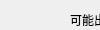
          <widget class="QWidget" name="step2_page2">
           <property name="geometry">
            <rect>
             <x>0</x>
             <y>0</y>
             <width>100</width>
             <height>30</height>
            </rect>
           </property>
           <attribute name="label">
            <string>解法公式 &lt;---</string>
           </attribute>
           <widget class="QLabel" name="step2_page2_label3">
            <property name="geometry">
             <rect>
              <x>10</x>
              <y>170</y>
              <width>441</width>
              <height>21</height>
             </rect>
            </property>
            <property name="styleSheet">
             <string notr="true">border-image: url(:/qrc/bai.JPG);</string>
            </property>
            <property name="text">
             <string>针对每个CDEF类型角块需通过简单转动转到A或B位置，A、B情形采用公式分别如下:</string>
            </property>
           </widget>
           <widget class="QLabel" name="step2_page2_label1">
            <property name="geometry">
             <rect>
              <x>70</x>
              <y>10</y>
              <width>221</width>
              <height>21</height>
             </rect>
            </property>
            <property name="font">
             <font>
              <pointsize>9</pointsize>
              <weight>50</weight>
              <bold>false</bold>
             </font>
            </property>
            <property name="styleSheet">
             <string notr="true">border-image: url(:/qrc/bai.JPG);</string>
            </property>
            <property name="text">
             <string>&lt;html&gt;&lt;head/&gt;&lt;body&gt;&lt;p&gt;可能出现的A、B、C、D、E、F 六种情况:&lt;/p&gt;&lt;/body&gt;&lt;/html&gt;</string>
            </property>
           </widget>
           <widget class="QLabel" name="step2_page2_label2">
            <property name="geometry">
             <rect>
              <x>50</x>
              <y>40</y>
              <width>263</width>
              <height>120</height>
             </rect>
            </property>
            <property name="text">
             <string/>
            </property>
            <property name="pixmap">
             <pixmap resource="resources.qrc">:/qrc/2-1.jpg</pixmap>
            </property>
            <property name="scaledContents">
             <bool>true</bool>
            </property>
           </widget>
           <widget class="QLabel" name="step2_page2_label4">
            <property name="geometry">
             <rect>
              <x>10</x>
              <y>200</y>
              <width>131</width>
              <height>16</height>
             </rect>
            </property>
            <property name="font">
             <font>
              <pointsize>9</pointsize>
              <weight>50</weight>
              <bold>false</bold>
             </font>
            </property>
            <property name="styleSheet">
             <string notr="true">border-image: url(:/qrc/bai.JPG);</string>
            </property>
            <property name="text">
             <string>&lt;html&gt;&lt;head/&gt;&lt;body&gt;&lt;p&gt;对于情形 A 公式如下 :&lt;/p&gt;&lt;/body&gt;&lt;/html&gt;</string>
            </property>
           </widget>
           <widget class="QLabel" name="step2_page2_label6">
            <property name="geometry">
             <rect>
              <x>10</x>
              <y>330</y>
              <width>131</width>
              <height>20</height>
             </rect>
            </property>
            <property name="font">
             <font>
              <pointsize>9</pointsize>
              <weight>50</weight>
              <bold>false</bold>
             </font>
            </property>
            <property name="styleSheet">
             <string notr="true">border-image: url(:/qrc/bai.JPG);</string>
            </property>
            <property name="text">
             <string>&lt;html&gt;&lt;head/&gt;&lt;body&gt;&lt;p&gt;对于情形 B 公式如下 :&lt;/p&gt;&lt;/body&gt;&lt;/html&gt;</string>
            </property>
           </widget>
           <widget class="QLabel" name="step2_page2_label5">
            <property name="geometry">
             <rect>
              <x>50</x>
              <y>220</y>
              <width>731</width>
              <height>101</height>
             </rect>
            </property>
            <property name="text">
             <string/>
            </property>
            <property name="pixmap">
             <pixmap resource="resources.qrc">:/qrc/2-2.jpg</pixmap>
            </property>
            <property name="scaledContents">
             <bool>true</bool>
            </property>
           </widget>
           <widget class="QLabel" name="step2_page2_label7">
            <property name="geometry">
             <rect>
              <x>50</x>
              <y>360</y>
              <width>731</width>
              <height>121</height>
             </rect>
            </property>
            <property name="text">
             <string/>
            </property>
            <property name="pixmap">
             <pixmap resource="resources.qrc">:/qrc/2-3.jpg</pixmap>
            </property>
            <property name="scaledContents">
             <bool>true</bool>
            </property>
           </widget>
           <widget class="QPushButton" name="btn_2_2">
            <property name="geometry">
             <rect>
              <x>320</x>
              <y>490</y>
              <width>141</width>
              <height>41</height>
             </rect>
            </property>
            <property name="font">
             <font>
              <pointsize>12</pointsize>
             </font>
            </property>
            <property name="styleSheet">
             <string notr="true">background-color: rgb(255, 255, 255);</string>
            </property>
            <property name="text">
             <string>视频演示</string>
            </property>
           </widget>
           <widget class="QPushButton" name="btn_2_4">
            <property name="geometry">
             <rect>
              <x>510</x>
              <y>490</y>
              <width>141</width>
              <height>41</height>
             </rect>
            </property>
            <property name="font">
             <font>
              <pointsize>12</pointsize>
             </font>
            </property>
            <property name="styleSheet">
             <string notr="true">background-color: rgb(255, 255, 255);</string>
            </property>
            <property name="text">
             <string>完全复原</string>
            </property>
           </widget>
           <widget class="QLabel" name="step2_page1_label1_2">
            <property name="geometry">
             <rect>
              <x>550</x>
              <y>10</y>
              <width>101</width>
              <height>21</height>
             </rect>
            </property>
            <property name="font">
             <font>
              <pointsize>9</pointsize>
              <weight>50</weight>
              <bold>false</bold>
             </font>
            </property>
            <property name="styleSheet">
             <string notr="true">border-image: url(:/qrc/bai.JPG);</string>
            </property>
            <property name="text">
             <string>我们要变成的样子: </string>
            </property>
           </widget>
           <widget class="QLabel" name="step2_page1_label2_2">
            <property name="geometry">
             <rect>
              <x>550</x>
              <y>40</y>
              <width>121</width>
              <height>121</height>
             </rect>
            </property>
            <property name="text">
             <string/>
            </property>
            <property name="pixmap">
             <pixmap resource="resources.qrc">:/qrc/2.jpg</pixmap>
            </property>
            <property name="scaledContents">
             <bool>true</bool>
            </property>
           </widget>
           <widget class="QLabel" name="label_6">
            <property name="geometry">
             <rect>
              <x>340</x>
              <y>80</y>
              <width>171</width>
              <height>31</height>
             </rect>
            </property>
            <property name="text">
             <string/>
            </property>
            <property name="pixmap">
             <pixmap resource="resources.qrc">:/qrc/OIP (1).jfif</pixmap>
            </property>
           </widget>
           <widget class="QPushButton" name="btn_2_3">
            <property name="geometry">
             <rect>
              <x>720</x>
              <y>80</y>
              <width>201</width>
              <height>41</height>
             </rect>
            </property>
            <property name="font">
             <font>
              <pointsize>12</pointsize>
             </font>
            </property>
            <property name="styleSheet">
             <string notr="true">background-color: rgb(255, 255, 255);</string>
            </property>
            <property name="text">
             <string>对好一面和四个T字</string>
            </property>
           </widget>
          </widget>
